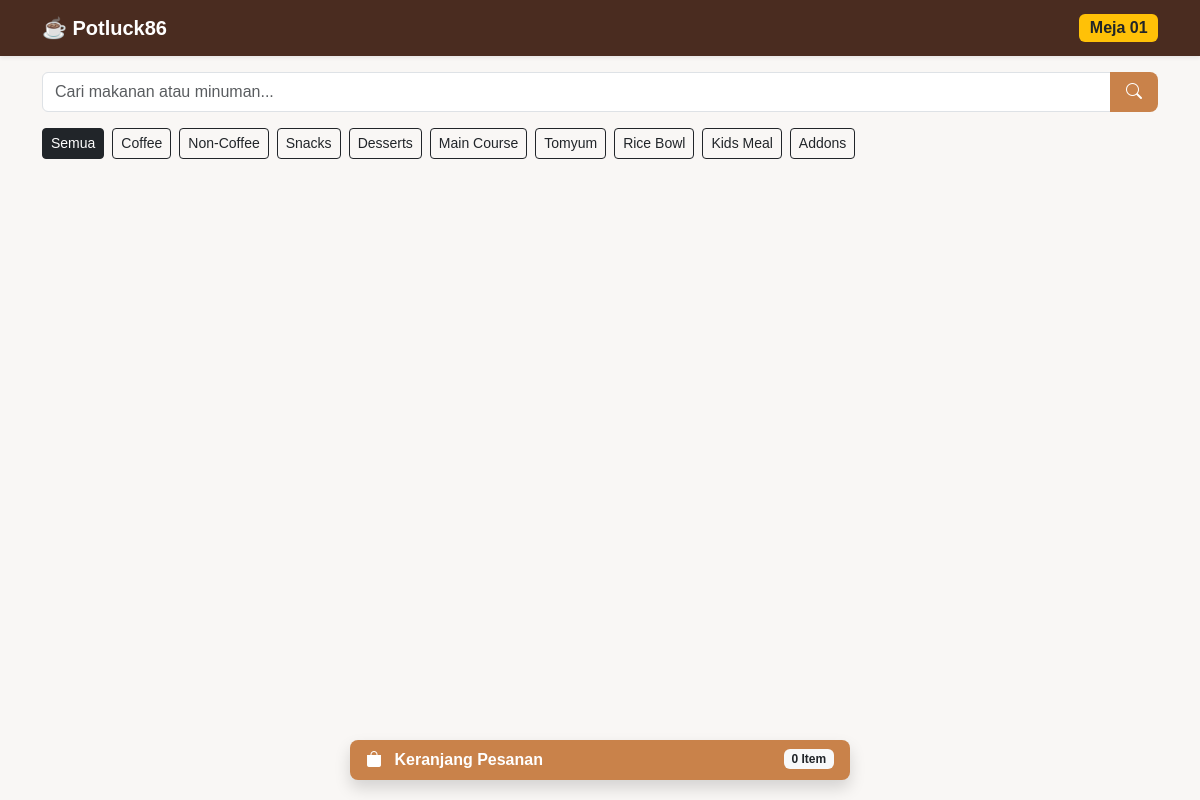
/pages/menu.php, run on the app's committed database.
### tables this page shows
CREATE TABLE `kategori` (
  `id` INT AUTO_INCREMENT PRIMARY KEY,
  `nama_kategori` VARCHAR(50) NOT NULL
);

### config/order_status.php (called while the page is built, shortened)
<?php
function get_order_status(PDO $pdo): string
{
    $status = $pdo->query("SELECT status FROM pengaturan_pesanan WHERE id = 1")->fetchColumn();
    return $status;
}
?>

### pages/menu.php (the view, shortened to what this page needs)
<?php
require_once '../config/database.php';
require_once '../config/order_status.php';
$no_meja = $_GET['meja'] ?? ($_SESSION['meja'] ?? '01');
$pesanan_buka = get_order_status($pdo) === 'buka';
$stmt_kat = $pdo->query("SELECT * FROM kategori");
$kategori = $stmt_kat->fetchAll();
$kat_id = $_GET['kategori'] ?? 'all';
$search = $_GET['search'] ?? '';
?>
<!DOCTYPE html>
<html lang="id">
<head>
    <link href="https://cdn.jsdelivr.net/npm/bootstrap@5.3.0/dist/css/bootstrap.min.css" rel="stylesheet">
    <link rel="stylesheet" href="https://cdn.jsdelivr.net/npm/bootstrap-icons@1.10.0/font/bootstrap-icons.css">
    <link rel="stylesheet" href="../assets/css/style.css">
</head>
<body class="pb-5">
<nav class="navbar bg-primary-brown sticky-top shadow-sm">
    <div class="container d-flex justify-content-between align-items-center">
        <a class="navbar-brand text-white fw-bold" href="#">☕ Potluck86</a>
        <span class="badge bg-warning text-dark fs-6">Meja <?php echo htmlspecialchars($no_meja); ?></span>
    </div>
</nav>
<div class="container mt-3">
    <form action="" method="GET" class="mb-3">
        <div class="input-group">
            <input type="text" name="search" class="form-control" placeholder="Cari makanan atau minuman..." value="<?php echo htmlspecialchars($search); ?>">
            <button class="btn btn-potluck" type="submit"><i class="bi bi-search"></i></button>
        </div>
    </form>
    <div class="d-flex overflow-auto pb-2 mb-3" style="white-space: nowrap;">
        <a href="menu.php?meja=<?php echo $no_meja; ?>&kategori=all" class="btn btn-sm me-2 <?php echo $kat_id=='all'?'btn-dark':'btn-outline-dark'; ?>">Semua</a>
        <?php foreach ($kategori as $k): ?>
            <a href="menu.php?meja=<?php echo $no_meja; ?>&kategori=<?php echo $k['id']; ?>"
               class="btn btn-sm me-2 <?php echo $kat_id==$k['id']?'btn-dark':'btn-outline-dark'; ?>">
               <?php echo htmlspecialchars($k['nama_kategori']); ?>
            </a>
        <?php endforeach; ?>
    </div>
</div>
<div class="sticky-cart">
    <a href="keranjang.php" id="cart-link" class="btn btn-potluck w-100 d-flex justify-content-between align-items-center py-2 px-3 shadow <?php echo $pesanan_buka ? '' : 'disabled'; ?>" <?php echo $pesanan_buka ? '' : 'aria-disabled="true" tabindex="-1"'; ?>>
        <span><i class="bi bi-bag-fill me-2"></i> Keranjang Pesanan</span>
        <span id="cart-count" class="badge bg-light text-dark">0 Item</span>
    </a>
</div>
</body>
</html>

### assets/css/style.css (style rules this page uses)
:root { --dark-brown: #4A2C20; --warm-brown: #795548; --cream: #F5EBDD; --white: #FFFFFF; --warm-accent: #C9824A; --gray-bg: #F9F7F5; }
body { font-family: 'Poppins', sans-serif; background-color: var(--gray-bg); color: #333; margin: 0; padding: 0; }
.bg-primary-brown { background-color: var(--dark-brown); color: var(--white); }
.btn-potluck { background-color: var(--warm-accent); color: var(--white); border: none; font-weight: 600; border-radius: 8px; padding: 8px 16px; }
.sticky-cart { position: fixed; bottom: 20px; left: 50%; transform: translateX(-50%); width: 90%; max-width: 500px; z-index: 999; }

### data on the page
kategori: nama_kategori "Coffee"
kategori: nama_kategori "Non-Coffee"
kategori: nama_kategori "Snacks"
kategori: nama_kategori "Desserts"
kategori: nama_kategori "Main Course"
kategori: nama_kategori "Tomyum"
kategori: nama_kategori "Rice Bowl"
kategori: nama_kategori "Kids Meal"
kategori: nama_kategori "Addons"

### other printed values
$no_meja "01"
